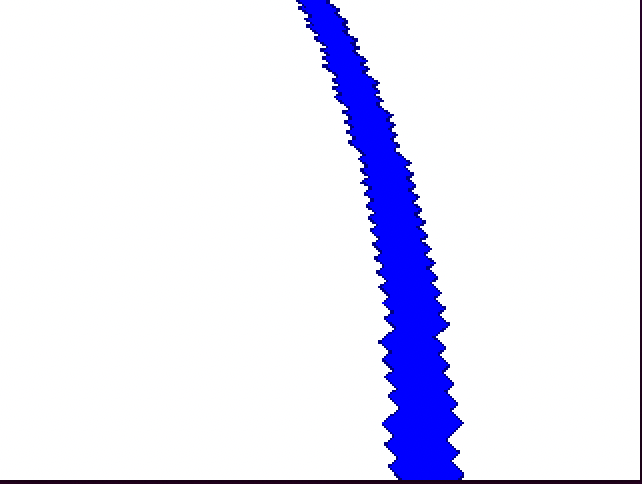
#> input picture Line_view.png, 642 x 484 px
$ python cv2test.py
#> lines starting #> are read from the running program, lines starting #| are printed output that depends on the picture; after the words box and inside, x2 and y2 are one past the last pixel; in counts of white or black regions, pixels touching at a corner belong together
import cv2
import numpy as np
import numpy.lib.polynomial

imagec = cv2.imread('Line_view.png', cv2.COLOR_RGB2BGR)
#> imagec is the input picture: shape (484, 642, 3); mean B, G, R 251, 231.6, 231.9
imagec = cv2.resize(imagec, (150, int(150 * imagec.shape[0] / imagec.shape[1])))
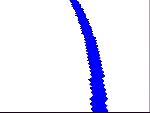
#> imagec: shape (113, 150, 3); mean B, G, R 251, 231.6, 231.9
image = np.array(np.apply_along_axis(lambda x: x if (x <= np.array([255, 10, 10])).all() else [255, 255, 255], 2, imagec), dtype=np.uint8)
image = cv2.cvtColor(image, cv2.COLOR_BGR2GRAY)
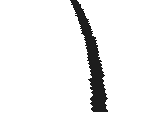
#> image: shape (113, 150); min 14, max 255, mean 237.4
row_centres = []
for i in range(image.shape[0]):
	if np.any(image[i] < 100):
		rowcentre = np.median(np.argwhere(image[i] < 100))
		row_centres.append(rowcentre)
#> this loop made 113 passes
#> rowcentre on passes 1 to 12: 73, 74, 74.5, 75, 75.5, 76.5, 76.5, 76.5, 77.5, 78.5, 78.5, 79
#> after the loop, row_centres = 112 values, max 100 at index 111, min 73 at index 0, mean 90.77

column_centres = []
image = np.swapaxes(image, 0, 1)
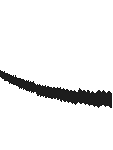
#> image: shape (150, 113); min 14, max 255, mean 237.4
for i in range(image.shape[0]):
	if np.any(image[i] < 100):
		columncentre = np.median(np.argwhere(image[i] < 100))
		column_centres.append(columncentre)
#> this loop made 150 passes
#> columncentre on passes 71 to 82: 0, 1.5, 2, 3.5, 4.5, 6.5, 7, 8.5, 11, 13.5, 15, 19
#> after the loop, column_centres = 38 values from 0 to 110

for i in row_centres:
	for j in column_centres:
		cv2.circle(imagec, (round(i), round(j)), 2, (0, 0, 255), thickness=1)
#> this loop made 112 passes
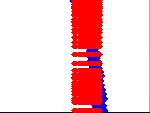
#> imagec: shape (113, 150, 3); 17.94% of pixels changed, all inside (x1, y1, x2, y2) = (71, 0, 103, 113)

# p = np.poly1d(numpy.lib.polynomial.polyfit(rows, row_centres, 3))
# for i in rows:
# 	cv2.circle(image, (round(p(i)), i), 0, (255, 255, 0), thickness=6)

cv2.imshow('', cv2.resize(imagec, (image.shape[1]*10, image.shape[0]*10)))
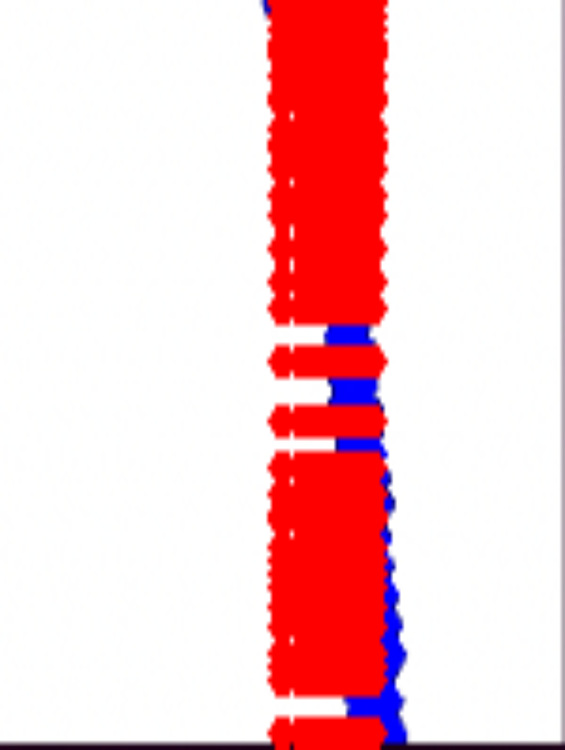
#> window '': shape (1500, 1130, 3) (shown at 1/2 size); mean B, G, R 206.6, 202.4, 248.4
cv2.waitKey()
